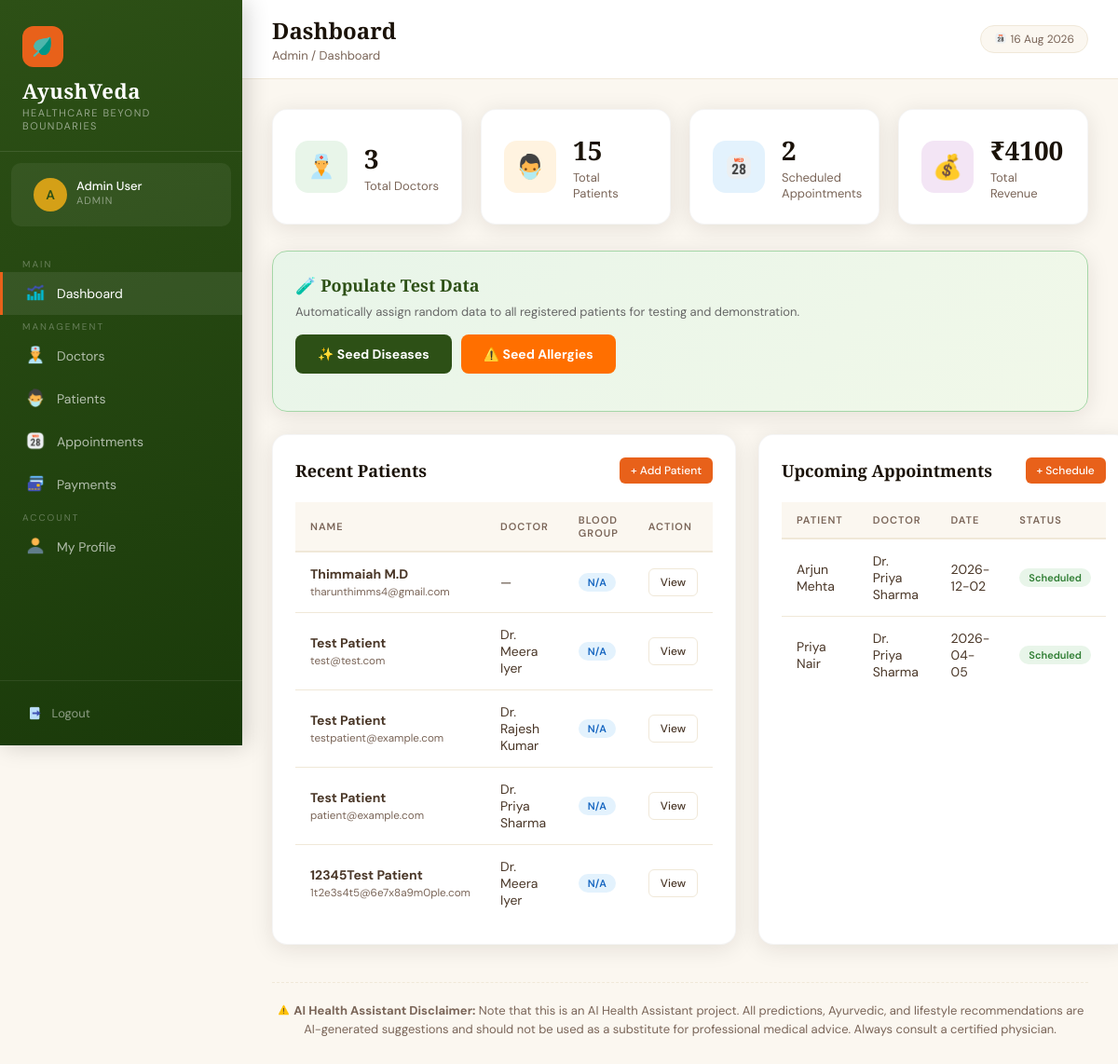
Screenshot of /admin/dashboard (signed in) with the database file from the repository.
### tables this page shows
CREATE TABLE patients (
            id INTEGER PRIMARY KEY AUTOINCREMENT,
            name TEXT NOT NULL,
            email TEXT UNIQUE NOT NULL,
            password TEXT NOT NULL,
            phone TEXT,
            age INTEGER,
            gender TEXT,
            blood_group TEXT,
            address TEXT,
            doctor_id INTEGER,
            created_at TIMESTAMP DEFAULT CURRENT_TIMESTAMP, preexisting_conditions TEXT, allergies TEXT, triage_raw_text TEXT, triage_symptoms TEXT, latitude REAL, longitude REAL, location_updated_at TIMESTAMP, share_location INTEGER DEFAULT 0,
            FOREIGN KEY (doctor_id) REFERENCES doctors(id)
        );

CREATE TABLE doctors (
            id INTEGER PRIMARY KEY AUTOINCREMENT,
            name TEXT NOT NULL,
            email TEXT UNIQUE NOT NULL,
            password TEXT NOT NULL,
            phone TEXT,
            specialization TEXT,
            qualification TEXT,
            experience INTEGER DEFAULT 0,
            created_at TIMESTAMP DEFAULT CURRENT_TIMESTAMP
        );

CREATE TABLE appointments (
            id INTEGER PRIMARY KEY AUTOINCREMENT,
            patient_id INTEGER,
            doctor_id INTEGER,
            appointment_date DATE,
            appointment_time TEXT,
            reason TEXT,
            status TEXT DEFAULT 'Scheduled',
            created_at TIMESTAMP DEFAULT CURRENT_TIMESTAMP,
            FOREIGN KEY (patient_id) REFERENCES patients(id),
            FOREIGN KEY (doctor_id) REFERENCES doctors(id)
        );

### app.py (the view)
@app.route('/admin/dashboard')
@login_required('admin')
def admin_dashboard():
    conn = get_db()
    stats = {
        'doctors': conn.execute("SELECT COUNT(*) as c FROM doctors").fetchone()['c'],
        'patients': conn.execute("SELECT COUNT(*) as c FROM patients").fetchone()['c'],
        'appointments': conn.execute("SELECT COUNT(*) as c FROM appointments WHERE status='Scheduled'").fetchone()['c'],
        'payments': conn.execute("SELECT COALESCE(SUM(amount),0) as c FROM payments").fetchone()['c'],
    }
    recent_patients = conn.execute(
        "SELECT p.*, d.name as doctor_name FROM patients p LEFT JOIN doctors d ON p.doctor_id=d.id ORDER BY p.created_at DESC LIMIT 5"
    ).fetchall()
    recent_appointments = conn.execute(
        "SELECT a.*, p.name as patient_name, d.name as doctor_name FROM appointments a JOIN patients p ON a.patient_id=p.id JOIN doctors d ON a.doctor_id=d.id ORDER BY a.created_at DESC LIMIT 5"
    ).fetchall()
    conn.close()
    return render_template('admin/dashboard.html', stats=stats, recent_patients=recent_patients, recent_appointments=recent_appointments)

### app.py (called while the page is built)
@app.context_processor
def inject_now():
    return {'now': datetime.now().strftime('%d %b %Y')}

def get_db():
    conn = sqlite3.connect(DB_PATH)
    conn.row_factory = sqlite3.Row
    return conn

def login_required(role):
    def decorator(f):
        @wraps(f)
        def wrapper(*args, **kwargs):
            if session.get('role') != role:
                flash('Please login to continue.', 'error')
                return redirect(url_for(f'{role}_login'))
            return f(*args, **kwargs)
        return wrapper
    return decorator

### templates/admin/dashboard.html (shortened to what this page needs)
{% extends 'base.html' %}
{% block page_title %}Dashboard{% endblock %}
{% block breadcrumb %}Admin / Dashboard{% endblock %}
{% block nav %}
<span class="nav-section-label">Main</span>
<a href="/admin/dashboard" class="nav-link active"><span class="icon"><img src="/static/images/dashboard_icon.png" style="height:1.2em;width:1.2em;vertical-align:-0.2em;"></span> Dashboard</a>
<span class="nav-section-label">Management</span>
<a href="/admin/doctors" class="nav-link"><span class="icon"><img src="/static/images/doctors_icon.png" style="height:1.2em;width:1.2em;vertical-align:-0.2em;"></span> Doctors</a>
<a href="/admin/patients" class="nav-link"><span class="icon"><img src="/static/images/patients_icon.png" style="height:1.2em;width:1.2em;vertical-align:-0.2em;"></span> Patients</a>
<a href="/admin/appointments" class="nav-link"><span class="icon"><img src="/static/images/appointments_icon.png" style="height:1.2em;width:1.2em;vertical-align:-0.2em;"></span> Appointments</a>
<a href="/admin/payments" class="nav-link"><span class="icon"><img src="/static/images/card_icon.png" style="height:1.2em;width:1.2em;vertical-align:-0.2em;"></span> Payments</a>
<span class="nav-section-label">Account</span>
<a href="/admin/profile" class="nav-link"><span class="icon"><img src="/static/images/profile_icon.png" style="height:1.2em;width:1.2em;vertical-align:-0.2em;"></span> My Profile</a>
{% endblock %}
{% block content %}
<div class="stats-grid">
    <div class="stat-card">
        <div class="stat-icon green"><img src="/static/images/doctors_icon.png" style="height:1.2em;width:1.2em;vertical-align:-0.2em;"></div>
        <div>
            <div class="stat-value">{{ stats.doctors }}</div>
            <div class="stat-label">Total Doctors</div>
        </div>
    </div>
    <div class="stat-card">
        <div class="stat-icon orange"><img src="/static/images/patients_icon.png" style="height:1.2em;width:1.2em;vertical-align:-0.2em;"></div>
        <div>
            <div class="stat-value">{{ stats.patients }}</div>
            <div class="stat-label">Total Patients</div>
        </div>
    </div>
    <div class="stat-card">
        <div class="stat-icon blue"><img src="/static/images/appointments_icon.png" style="height:1.2em;width:1.2em;vertical-align:-0.2em;"></div>
        <div>
            <div class="stat-value">{{ stats.appointments }}</div>
            <div class="stat-label">Scheduled Appointments</div>
        </div>
    </div>
    <div class="stat-card">
        <div class="stat-icon purple">💰</div>
        <div>
            <div class="stat-value">₹{{ "%.0f"|format(stats.payments) }}</div>
            <div class="stat-label">Total Revenue</div>
        </div>
    </div>
</div>
<div class="card" style="margin-bottom:24px; background:linear-gradient(135deg, #E8F5E9 0%, #F1F8E9 100%); border:1px solid #A5D6A7;">
    <div style="display:flex; justify-content:space-between; align-items:center; flex-wrap:wrap; gap:16px; margin-bottom:16px;">
        <div>
            <h3 style="font-size:18px; color:#2D5016; margin:0 0 8px 0; font-weight:600;">🧪 Populate Test Data</h3>
            <p style="margin:0; color:#666; font-size:13px;">Automatically assign random data to all registered patients for testing and demonstration.</p>
        </div>
        <div style="display:flex; gap:10px; flex-wrap:wrap;">
            <button id="btnSeedData" class="btn" onclick="seedPatientData()" style="padding:12px 24px; background:#2D5016; color:#FFF; border:none; border-radius:8px; font-weight:bold; cursor:pointer; white-space:nowrap;">
                ✨ Seed Diseases
            </button>
            <button id="btnSeedAllergies" class="btn" onclick="seedPatientAllergies()" style="padding:12px 24px; background:#FF6F00; color:#FFF; border:none; border-radius:8px; font-weight:bold; cursor:pointer; white-space:nowrap;">
                ⚠️ Seed Allergies
            </button>
        </div>
    </div>
</div>
<div style="display:grid;grid-template-columns:1fr 1fr;gap:24px;">
    <div class="card">
        <div class="card-header">
            <h3 class="card-title">Recent Patients</h3>
            <a href="/admin/patients/add" class="btn btn-primary btn-sm">+ Add Patient</a>
        </div>
        <div class="table-wrap">
            <table>
                <thead><tr><th>Name</th><th>Doctor</th><th>Blood Group</th><th>Action</th></tr></thead>
                <tbody>
                {% for p in recent_patients %}
                <tr>
                    <td><strong>{{ p.name }}</strong><br><small style="color:#7A6558">{{ p.email }}</small></td>
                    <td>{{ p.doctor_name or '—' }}</td>
                    <td><span class="badge badge-blue">{{ p.blood_group or 'N/A' }}</span></td>
                    <td><a href="/admin/patients/view/{{ p.id }}" class="btn btn-outline btn-sm">View</a></td>
                </tr>
                {% else %}
                <tr><td colspan="4" style="text-align:center;color:#7A6558;padding:32px">No patients yet.</td></tr>
                {% endfor %}
                </tbody>
            </table>
        </div>
    </div>
    <div class="card">
        <div class="card-header">
            <h3 class="card-title">Upcoming Appointments</h3>
            <a href="/admin/appointments/add" class="btn btn-primary btn-sm">+ Schedule</a>
        </div>
        <div class="table-wrap">
            <table>
                <thead><tr><th>Patient</th><th>Doctor</th><th>Date</th><th>Status</th></tr></thead>
                <tbody>
                {% for a in recent_appointments %}
                <tr>
                    <td>{{ a.patient_name }}</td>
                    <td>{{ a.doctor_name }}</td>
                    <td>{{ a.appointment_date }}</td>
                    <td><span class="badge badge-green">{{ a.status }}</span></td>
                </tr>
                {% else %}
                <tr><td colspan="4" style="text-align:center;color:#7A6558;padding:32px">No appointments yet.</td></tr>
                {% endfor %}
                </tbody>
            </table>
        </div>
    </div>
</div>
{% endblock %}

### templates/base.html (style rules this page uses)
:root { --saffron: #E8611A; --saffron-light: #F4874B; --turmeric: #D4A017; --forest: #2D5016; --forest-mid: #4A7C22; --forest-light: #7AB648; --cream: #FBF7F0; --cream-dark: #F0E8D8; --earth: #6B4226; --earth-light: #9B6B42; --text-dark: #1A1208; --text-mid: #4A3728; --text-light: #7A6558; --white: #FFFFFF; --sidebar-w: 260px; --shadow: 0 4px 24px rgba(26, 18, 8, 0.10); --shadow-lg: 0 12px 48px rgba(26, 18, 8, 0.16); }
* { box-sizing: border-box; margin: 0; padding: 0; }
body { font-family: 'DM Sans', sans-serif; background: var(--cream); color: var(--text-dark); min-height: 100vh; }
h1, h2, h3, h4 { font-family: 'Cormorant Garamond', serif; }
.nav-section-label { color: rgba(255, 255, 255, 0.3); font-size: 10px; text-transform: uppercase; letter-spacing: 2px; padding: 12px 24px 6px; font-family: 'DM Sans', sans-serif; }
.nav-link { display: flex; align-items: center; gap: 12px; padding: 11px 24px; color: rgba(255, 255, 255, 0.65); text-decoration: none; font-size: 14px; transition: all 0.2s; border-left: 3px solid transparent; position: relative; }
.nav-link:hover, .nav-link.active { color: #fff; background: rgba(255, 255, 255, 0.08); border-left-color: var(--saffron); }
.nav-link .icon { font-size: 18px; width: 22px; text-align: center; }
.card { background: var(--white); border-radius: 16px; padding: 24px; box-shadow: var(--shadow); border: 1px solid rgba(0, 0, 0, 0.04); }
.card-header { display: flex; align-items: center; justify-content: space-between; margin-bottom: 20px; }
.card-title { font-size: 18px; color: var(--text-dark); font-weight: 600; }
.stats-grid { display: grid; grid-template-columns: repeat(auto-fit, minmax(200px, 1fr)); gap: 20px; margin-bottom: 28px; }
.stat-card { background: var(--white); border-radius: 16px; padding: 24px; box-shadow: var(--shadow); border: 1px solid rgba(0, 0, 0, 0.04); display: flex; align-items: center; gap: 18px; transition: transform 0.2s; }
.stat-icon { width: 56px; height: 56px; border-radius: 14px; display: flex; align-items: center; justify-content: center; font-size: 26px; flex-shrink: 0; }
.stat-icon.green { background: #E8F5E9; }
.stat-icon.orange { background: #FFF3E0; }
.stat-icon.blue { background: #E3F2FD; }
.stat-icon.purple { background: #F3E5F5; }
.stat-value { font-size: 28px; font-weight: 700; color: var(--text-dark); font-family: 'Cormorant Garamond', serif; }
.stat-label { font-size: 13px; color: var(--text-light); margin-top: 2px; }
.table-wrap { overflow-x: auto; }
table { width: 100%; border-collapse: collapse; }
th { text-align: left; padding: 12px 16px; font-size: 11px; text-transform: uppercase; letter-spacing: 1px; color: var(--text-light); border-bottom: 2px solid var(--cream-dark); font-weight: 600; background: var(--cream); }
td { padding: 14px 16px; font-size: 14px; border-bottom: 1px solid var(--cream-dark); color: var(--text-mid); }
tr:last-child td { border-bottom: none; }
.btn { display: inline-flex; align-items: center; gap: 8px; padding: 10px 20px; border-radius: 8px; font-size: 14px; font-weight: 500; cursor: pointer; text-decoration: none; border: none; transition: all 0.2s; font-family: 'DM Sans', sans-serif; }
.btn-primary { background: var(--saffron); color: #fff; }
.btn-outline { background: transparent; border: 1.5px solid var(--cream-dark); color: var(--text-mid); }
.btn-sm { padding: 6px 12px; font-size: 12px; border-radius: 6px; }
.badge { display: inline-block; padding: 3px 10px; border-radius: 20px; font-size: 11px; font-weight: 600; }
.badge-green { background: #E8F5E9; color: #2E7D32; }
.badge-blue { background: #E3F2FD; color: #1565C0; }

### rows the page displays
patients: name "Thimmaiah M.D", email "tharunthimms4@gmail.com", doctor_name "—", blood_group "N/A"
patients: name "Test Patient", email "test@test.com", name "Dr. Meera Iyer", blood_group "N/A"
patients: name "Test Patient", email "testpatient@example.com", name "Dr. Rajesh Kumar", blood_group "N/A"
patients: name "Test Patient", email "patient@example.com", name "Dr. Priya Sharma", blood_group "N/A"
patients: name "12345Test Patient", email "1t2e3s4t5@6e7x8a9m0ple.com", name "Dr. Meera Iyer", blood_group "N/A"
appointments: patient_name "Arjun Mehta", doctor_name "Dr. Priya Sharma", appointment_date "2026-12-02", status "Scheduled"
appointments: patient_name "Priya Nair", doctor_name "Dr. Priya Sharma", appointment_date "2026-04-05", status "Scheduled"

### other values shown
{{ session.user_name[0].upper() }} "A"
{{ session.user_name }} "Admin User"
{{ session.role|capitalize }} "ADMIN"
{{ stats.doctors }} "3"
{{ stats.patients }} "15"
{{ stats.appointments }} "2"
{{ "%.0f"|format(stats.payments) }} "4100"
